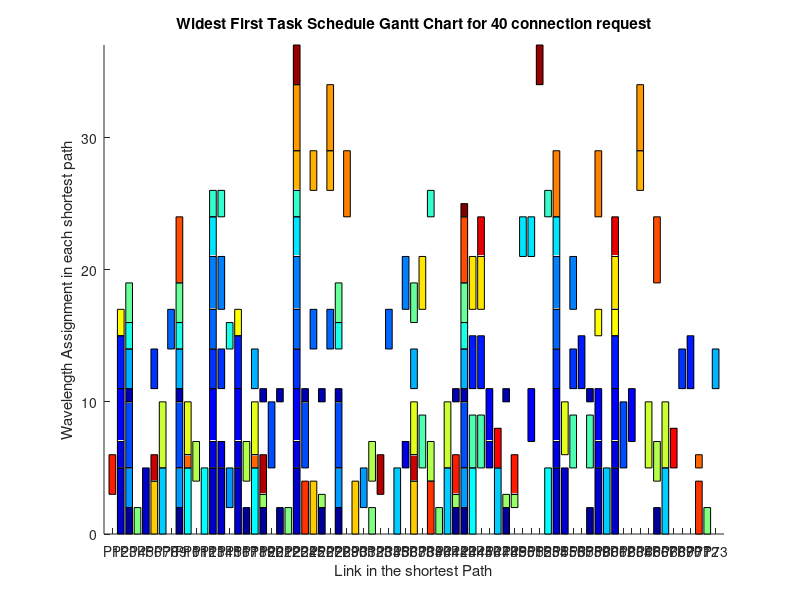

Write the MATLAB code that produced this figure.
function scheduleTasksDemo()
    % Define the task structure and processors
    tasks = [struct('processingTime', 5, 'requiredProcessors', [67, 7, 41, 65], 'startTime', -1),
struct('processingTime', 3, 'requiredProcessors', [50, 51, 23, 13, 54], 'startTime', -1),
struct('processingTime', 4, 'requiredProcessors', [55, 37, 18, 10], 'startTime', -1),
struct('processingTime', 2, 'requiredProcessors', [59, 61, 2, 16], 'startTime', -1),
struct('processingTime', 3, 'requiredProcessors', [47, 68], 'startTime', -1),
struct('processingTime', 5, 'requiredProcessors', [53, 18, 10, 12, 44], 'startTime', -1),
struct('processingTime', 5, 'requiredProcessors', [27, 23, 64], 'startTime', -1),
struct('processingTime', 5, 'requiredProcessors', [5, 55, 14, 23, 13, 54, 59, 61, 2, 16], 'startTime', -1),
struct('processingTime', 4, 'requiredProcessors', [57, 44, 45, 61, 2, 16, 70], 'startTime', -1),
struct('processingTime', 3, 'requiredProcessors', [45, 61], 'startTime', -1),
struct('processingTime', 4, 'requiredProcessors', [36, 14, 23, 13, 54, 56], 'startTime', -1),
struct('processingTime', 1, 'requiredProcessors', [48, 26, 19, 42, 21, 58, 28, 3, 9, 43, 24], 'startTime', -1),
struct('processingTime', 3, 'requiredProcessors', [69, 6, 14, 23, 13, 54, 56], 'startTime', -1),
struct('processingTime', 4, 'requiredProcessors', [38, 44, 45, 61], 'startTime', -1),
struct('processingTime', 2, 'requiredProcessors', [28, 3, 9, 43, 15], 'startTime', -1),
struct('processingTime', 2, 'requiredProcessors', [36, 14, 23, 13, 54, 59, 61, 2, 16, 46], 'startTime', -1),
struct('processingTime', 2, 'requiredProcessors', [48, 26, 19, 42, 21, 58, 28, 3, 9, 43, 66, 17], 'startTime', -1),
struct('processingTime', 5, 'requiredProcessors', [54, 59, 29], 'startTime', -1),
struct('processingTime', 4, 'requiredProcessors', [25, 30, 6, 37], 'startTime', -1),
struct('processingTime', 3, 'requiredProcessors', [31, 28, 3, 9, 43, 15], 'startTime', -1),
struct('processingTime', 2, 'requiredProcessors', [53, 39, 14, 23, 13], 'startTime', -1),
struct('processingTime', 3, 'requiredProcessors', [3, 9, 43, 37, 18, 73], 'startTime', -1),
struct('processingTime', 5, 'requiredProcessors', [35, 67, 7, 41, 47, 60], 'startTime', -1),
struct('processingTime', 1, 'requiredProcessors', [43], 'startTime', -1),
struct('processingTime', 4, 'requiredProcessors', [38, 44, 45, 58, 56], 'startTime', -1),
struct('processingTime', 3, 'requiredProcessors', [28, 3, 9, 43, 37], 'startTime', -1),
struct('processingTime', 1, 'requiredProcessors', [71, 18, 10], 'startTime', -1),
struct('processingTime', 5, 'requiredProcessors', [20, 62, 28, 3, 9, 43, 24], 'startTime', -1),
struct('processingTime', 2, 'requiredProcessors', [4, 32, 40, 22, 72], 'startTime', -1),
struct('processingTime', 2, 'requiredProcessors', [6, 37], 'startTime', -1),
struct('processingTime', 4, 'requiredProcessors', [51, 23, 13, 54, 59, 61, 2, 16, 46, 63], 'startTime', -1),
struct('processingTime', 5, 'requiredProcessors', [9, 43, 66], 'startTime', -1),
struct('processingTime', 4, 'requiredProcessors', [71, 39, 24], 'startTime', -1),
struct('processingTime', 3, 'requiredProcessors', [25, 27, 23, 64], 'startTime', -1),
struct('processingTime', 3, 'requiredProcessors', [33, 19], 'startTime', -1),
struct('processingTime', 3, 'requiredProcessors', [42, 49, 1], 'startTime', -1),
struct('processingTime', 3, 'requiredProcessors', [25, 27, 23, 13, 54, 8, 34], 'startTime', -1),
struct('processingTime', 1, 'requiredProcessors', [48, 26, 19, 42, 49], 'startTime', -1),
struct('processingTime', 3, 'requiredProcessors', [11, 32, 39, 66, 17], 'startTime', -1),
struct('processingTime', 3, 'requiredProcessors', [52, 23], 'startTime', -1),
            ];
    numProcessors = 73; % Total number of processors

    % Sort tasks based on processing time in descending order initially
    [~, sortIdx] = sort(cellfun(@length, {tasks.requiredProcessors}), 'descend');
    tasks = tasks(sortIdx);

    % Initialization
    inProgress = false(1, length(tasks));
    time = 0;
    finishedTasks = 0;
    isProcessorFree = true(1, numProcessors);

    % Main loop
    while finishedTasks ~= length(tasks)
        [tasks, inProgress, isProcessorFree, time] = scheduleTasks(tasks, inProgress, isProcessorFree, time);
        [inProgress, isProcessorFree, time, finishedTasks] = advanceTime(tasks, inProgress, isProcessorFree, time, finishedTasks);
    end

    % Call the Gantt chart function after all tasks are scheduled
    %createGanttChart(tasks);
    createGanttChart2(tasks, numProcessors);

    for i = 1:length(tasks)
        fprintf('Task %d starts at time %d\n', i, tasks(i).startTime);
    end
end

function [tasks, inProgress, isProcessorFree, time] = scheduleTasks(tasks, inProgress, isProcessorFree, time)
    for j = 1:length(tasks)
        % Check if the task has not started yet and if required processors are free
        if tasks(j).startTime == -1 && all(isProcessorFree(tasks(j).requiredProcessors))
            tasks(j).startTime = time;
            inProgress(j) = true; % Mark task as in progress
            isProcessorFree(tasks(j).requiredProcessors) = false;
        end
    end
end

function [inProgress, isProcessorFree, time, finishedTasks] = advanceTime(tasks, inProgress, isProcessorFree, time, finishedTasks)
    minFinishTime = inf;
    for j = 1:length(tasks)
        if inProgress(j)
            finishTime = tasks(j).startTime + tasks(j).processingTime;
            if finishTime > time && finishTime < minFinishTime
                minFinishTime = finishTime;
            end
        end
    end
    if minFinishTime < inf
        time = minFinishTime;
        for j = 1:length(tasks)
            if inProgress(j) && tasks(j).startTime + tasks(j).processingTime == time
                inProgress(j) = false;
                isProcessorFree(tasks(j).requiredProcessors) = true;
                finishedTasks = finishedTasks + 1;
            end
        end
    else
    end
end

function createGanttChart(tasks)
    figure;
    hold on;

    % Determine the number of tasks
    numTasks = length(tasks);
    
    % Plot each task
    for i = 1:numTasks
        start_time = tasks(i).startTime;
        duration = tasks(i).processingTime;
        % Create a rectangle for each task
        rectangle('Position', [start_time, i - 0.4, duration, 0.8], 'FaceColor', 'blue');
    end

    % Setting the axes and labels
    xlim([0, max([tasks.startTime] + [tasks.processingTime])]);
    ylim([0, numTasks + 1]);
    ylabel('Shortest Path with edge details (Total:40)');
    xlabel('Wavelength Assignment in each shortest path');
    set(gca, 'YTick', 1:numTasks, 'YTickLabel', arrayfun(@(x) sprintf('Task %d', x), 1:numTasks, 'UniformOutput', false));
    title('Widest First Task Schedule Gantt Chart');
    hold off;
end

function createGanttChart2(tasks, numProcessors)
    % Create a figure with appropriate size
    figure; % Adjusted for vertical layout

    hold on;

    % Initialize a color map for different tasks
    colors = jet(length(tasks));

    % Plot each task on each required processor
    for i = 1:length(tasks)
        start_time = tasks(i).startTime;
        duration = tasks(i).processingTime;
        for proc = tasks(i).requiredProcessors
            % Create a rectangle for each task on each processor, swapping x and y coordinates
            rectangle('Position', [proc - 0.4, start_time, 0.8, duration], 'FaceColor', colors(i, :));
        end
    end

    % Setting the axes and labels
    xlim([0, numProcessors + 1]);
    ylim([0, max([tasks.startTime] + [tasks.processingTime])]);
    xlabel('Link in the shortest Path');
    ylabel('Wavelength Assignment in each shortest path');

    set(gca, 'XTick', 1:numProcessors, 'XTickLabel', arrayfun(@(x) sprintf('P%d', x), 1:numProcessors, 'UniformOutput', false));

    title('Widest First Task Schedule Gantt Chart for 40 connection request');
    hold off;
end
